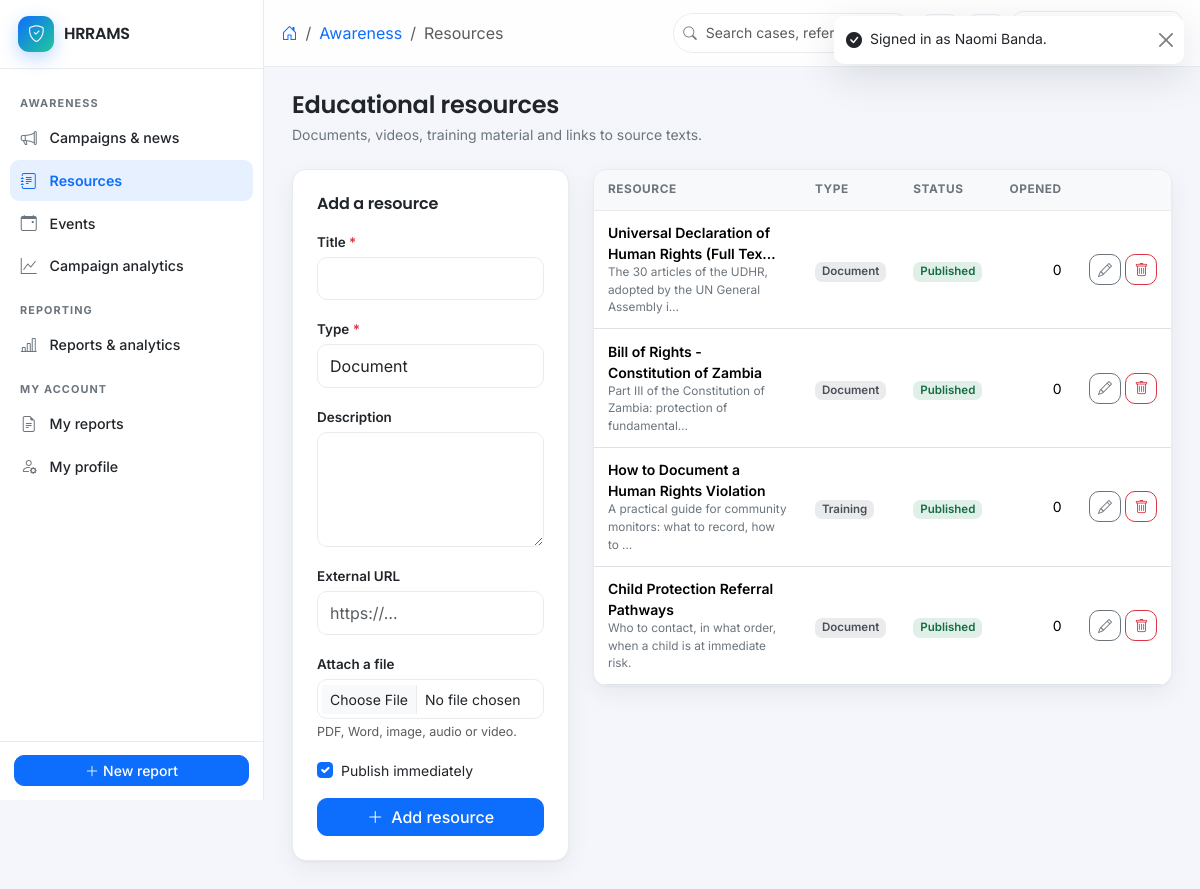
The page /awareness/resources (signed in) on the database its author committed.
### tables this page shows
CREATE TABLE settings (
  id            INT UNSIGNED AUTO_INCREMENT PRIMARY KEY,
  skey          VARCHAR(100) NOT NULL,
  svalue        TEXT         NULL,
  stype         ENUM('string','int','bool','json') NOT NULL DEFAULT 'string',
  group_name    VARCHAR(60)  NOT NULL DEFAULT 'general',
  created_at    DATETIME     NOT NULL DEFAULT CURRENT_TIMESTAMP,
  updated_at    DATETIME     NULL ON UPDATE CURRENT_TIMESTAMP,
  updated_by    INT UNSIGNED NULL,
  deleted_at    DATETIME     NULL,
  UNIQUE KEY uq_settings_key (skey)
);

CREATE TABLE educational_resources (
  id            BIGINT UNSIGNED AUTO_INCREMENT PRIMARY KEY,
  title         VARCHAR(200) NOT NULL,
  slug          VARCHAR(220) NOT NULL,
  resource_type ENUM('document','video','audio','image','link','training') NOT NULL DEFAULT 'document',
  description   TEXT         NULL,
  file_path     VARCHAR(255) NULL,
  external_url  VARCHAR(500) NULL,
  downloads     INT UNSIGNED NOT NULL DEFAULT 0,
  is_published  TINYINT(1)   NOT NULL DEFAULT 0,
  created_at    DATETIME     NOT NULL DEFAULT CURRENT_TIMESTAMP,
  updated_at    DATETIME     NULL ON UPDATE CURRENT_TIMESTAMP,
  created_by    INT UNSIGNED NULL,
  updated_by    INT UNSIGNED NULL,
  deleted_at    DATETIME     NULL,
  UNIQUE KEY uq_res_slug (slug),
  KEY idx_res_pub (is_published)
);

### app/Views/awareness/manage-resources.php (the view, shortened to what the rows shown need)
<div class="mb-4">
  <h1 class="h4 fw-semibold mb-1">Educational resources</h1>
  <p class="text-muted small mb-0">Documents, videos, training material and links to source texts.</p>
</div>
<div class="row g-4">
  <div class="col-lg-4">
    <div class="card p-4">
      <h2 class="h6 fw-semibold mb-3">Add a resource</h2>
      <form method="post" action="<?= e(url('awareness/resources/save')) ?>"
            enctype="multipart/form-data" novalidate>
        <div class="mb-3">
          <label class="form-label required" for="title">Title</label>
          <input type="text" id="title" name="title" required minlength="5" maxlength="200"
                 class="form-control<?= invalid($errors, 'title') ?>" value="<?= old($old, 'title') ?>">
        </div>
        <div class="mb-3">
          <label class="form-label required" for="resource_type">Type</label>
          <select id="resource_type" name="resource_type" required class="form-select">
            <?php foreach ($types as $type): ?>
              <option value="<?= e($type) ?>"><?= e(statusLabel($type)) ?></option>
            <?php endforeach; ?>
          </select>
        </div>
        <div class="mb-3">
          <label class="form-label" for="description">Description</label>
          <textarea id="description" name="description" rows="4" maxlength="5000"
                    class="form-control"><?= old($old, 'description') ?></textarea>
        </div>
        <div class="mb-3">
          <label class="form-label" for="external_url">External URL</label>
          <input type="url" id="external_url" name="external_url" maxlength="500"
                 class="form-control<?= invalid($errors, 'external_url') ?>"
                 value="<?= old($old, 'external_url') ?>" placeholder="https://…">
        </div>
        <div class="mb-3">
          <label class="form-label" for="file">Attach a file</label>
          <input type="file" id="file" name="file" class="form-control form-control-sm">
          <div class="form-text">PDF, Word, image, audio or video.</div>
        </div>
        <div class="form-check mb-3">
          <input class="form-check-input" type="checkbox" id="is_published" name="is_published" value="1" checked>
          <label class="form-check-label small" for="is_published">Publish immediately</label>
        </div>
        <button class="btn btn-primary w-100"><i class="bi bi-plus-lg me-2"></i>Add resource</button>
      </form>
    </div>
  </div>
  <div class="col-lg-8">
    <div class="card table-card">
      <?php if ($resources === []): ?>
        <div class="empty-state"><i class="bi bi-journal"></i>No resources yet.</div>
      <?php else: ?>
        <div class="table-responsive">
          <table class="table align-middle mb-0">
            <thead>
              <tr>
                <th scope="col">Resource</th><th scope="col">Type</th><th scope="col">Status</th>
                <th scope="col" class="text-end">Opened</th><th scope="col"></th>
              </tr>
            </thead>
            <tbody>
              <?php foreach ($resources as $resource): ?>
                <tr>
                  <td class="small">
                    <span class="d-block fw-semibold"><?= e(excerpt($resource['title'], 48)) ?></span>
                    <span class="d-block text-muted fs-tiny"><?= e(excerpt($resource['description'], 66)) ?></span>
                  </td>
                  <td><span class="badge badge-soft bg-secondary"><?= e(statusLabel((string)$resource['resource_type'])) ?></span></td>
                  <td>
                    <span class="badge badge-soft bg-<?= (int)$resource['is_published'] === 1 ? 'success' : 'warning' ?>">
                      <?= (int)$resource['is_published'] === 1 ? 'Published' : 'Draft' ?>
                    </span>
                  </td>
                  <td class="text-end small"><?= e(number_format((int)$resource['downloads'])) ?></td>
                  <td class="text-end text-nowrap">
                    <button class="btn btn-outline-secondary btn-sm" data-bs-toggle="collapse"
                            data-bs-target="#editRes<?= e((string)$resource['id']) ?>" aria-label="Edit">
                      <i class="bi bi-pencil"></i>
                    </button>
                    <form method="post" action="<?= e(url('awareness/resources/delete/' . $resource['id'])) ?>" class="d-inline">
                      <button class="btn btn-outline-danger btn-sm" aria-label="Delete"
                              data-confirm="Delete this resource?"><i class="bi bi-trash"></i></button>
                    </form>
                  </td>
                </tr>
              <?php endforeach; ?>
            </tbody>
          </table>
        </div>
      <?php endif; ?>
    </div>
  </div>
</div>

### app/Core/Router.php (shortened to what the rows shown need)
<?php
final class Router
{
    private array $routes = ['GET' => [], 'POST' => [], 'PUT' => [], 'PATCH' => [], 'DELETE' => []];
    private function add(string $method, string $pattern, array $handler, array $middleware): void
    {
        $this->routes[$method][] = [
            'pattern'    => '/' . trim($pattern, '/'),
            'handler'    => $handler,
            'middleware' => $middleware,
        ];
    }
    public function dispatch(): void
    {
        $method = Request::method();
        $path   = Request::path();
        foreach ($this->routes[$method] ?? [] as $route) {
            $params = $this->match($route['pattern'], $path);
            if ($params === null) {
                continue;
            }
            [$class, $action] = $route['handler'];
            (new $fqcn())->{$action}(...array_values($params));
            return;
        }
    }
    private function match(string $pattern, string $path): ?array
    {
        if ($pattern === $path) {
            return [];
        }
        $pSeg = explode('/', trim($pattern, '/'));
        $uSeg = explode('/', trim($path, '/'));
        if (count($pSeg) !== count($uSeg)) {
            return null;
        }
        $params = [];
        foreach ($pSeg as $i => $segment) {
            if ($segment !== $uSeg[$i]) {
                return null;
            }
        }
        return $params;
    }
}

### app/Views/partials/sidebar.php (shortened to what the rows shown need)
<aside class="app-sidebar" id="appSidebar">
  <a href="<?= e(url(Auth::homeRoute())) ?>" class="sidebar-brand">
    <span class="brand-mark"><i class="bi bi-shield-check"></i></span>
    <span class="brand-text"><?= e(Setting::get('site_name', 'HRRAMS')) ?></span>
  </a>
  <nav class="sidebar-nav" aria-label="Main navigation">
    <?php if (can('awareness.manage') || can('event.manage')): ?>
      <div class="nav-group-label">Awareness</div>
      <?php if (can('awareness.manage')): ?>
        <a class="nav-item<?= activeIf('awareness/manage') ?>" href="<?= e(url('awareness/manage')) ?>">
          <i class="bi bi-megaphone"></i><span>Campaigns &amp; news</span>
        </a>
        <a class="nav-item<?= activeIf('awareness/resources') ?>" href="<?= e(url('awareness/resources')) ?>">
          <i class="bi bi-journal-text"></i><span>Resources</span>
        </a>
      <?php endif; ?>
      <?php if (can('event.manage')): ?>
        <a class="nav-item<?= activeIf('awareness/events') ?>" href="<?= e(url('awareness/events')) ?>">
          <i class="bi bi-calendar-event"></i><span>Events</span>
        </a>
      <?php endif; ?>
      <?php if (can('awareness.analytics')): ?>
        <a class="nav-item<?= activeIf('awareness/analytics') ?>" href="<?= e(url('awareness/analytics')) ?>">
          <i class="bi bi-graph-up"></i><span>Campaign analytics</span>
        </a>
      <?php endif; ?>
    <?php endif; ?>
    <?php if (can('report.export')): ?>
      <div class="nav-group-label">Reporting</div>
      <a class="nav-item<?= activeIf('analytics') ?>" href="<?= e(url('analytics')) ?>">
        <i class="bi bi-bar-chart-line"></i><span>Reports &amp; analytics</span>
      </a>
    <?php endif; ?>
    <div class="nav-group-label">My account</div>
    <a class="nav-item<?= activeIf('my/reports') ?>" href="<?= e(url('my/reports')) ?>">
      <i class="bi bi-file-earmark-text"></i><span>My reports</span>
    </a>
    <a class="nav-item<?= activeIf('my/profile') ?>" href="<?= e(url('my/profile')) ?>">
      <i class="bi bi-person-gear"></i><span>My profile</span>
    </a>
  </nav>
  <div class="sidebar-foot">
    <a class="btn btn-primary btn-sm w-100" href="<?= e(url('report')) ?>">
      <i class="bi bi-plus-lg me-1"></i>New report
    </a>
  </div>
</aside>

### rows shown on the page
settings: svalue "HRRAMS"
educational_resources: title "Universal Declaration of Human Rights (Full Tex…", description "The 30 articles of the UDHR, adopted by the UN General Assembly i…", resource_type "Document", is_published "Published", downloads "0"
educational_resources: title "Bill of Rights - Constitution of Zambia", description "Part III of the Constitution of Zambia: protection of fundamental…", resource_type "Document", is_published "Published", downloads "0"
educational_resources: title "How to Document a Human Rights Violation", description "A practical guide for community monitors: what to record, how to …", resource_type "Training", is_published "Published", downloads "0"
educational_resources: title "Child Protection Referral Pathways", description "Who to contact, in what order, when a child is at immediate risk.", resource_type "Document", is_published "Published", downloads "0"

### other values the page prints
$crumb['label'] "Awareness"
$crumb['label'] "Resources"
$m['message'] "Signed in as Naomi Banda."
form field resource_type "Document"
